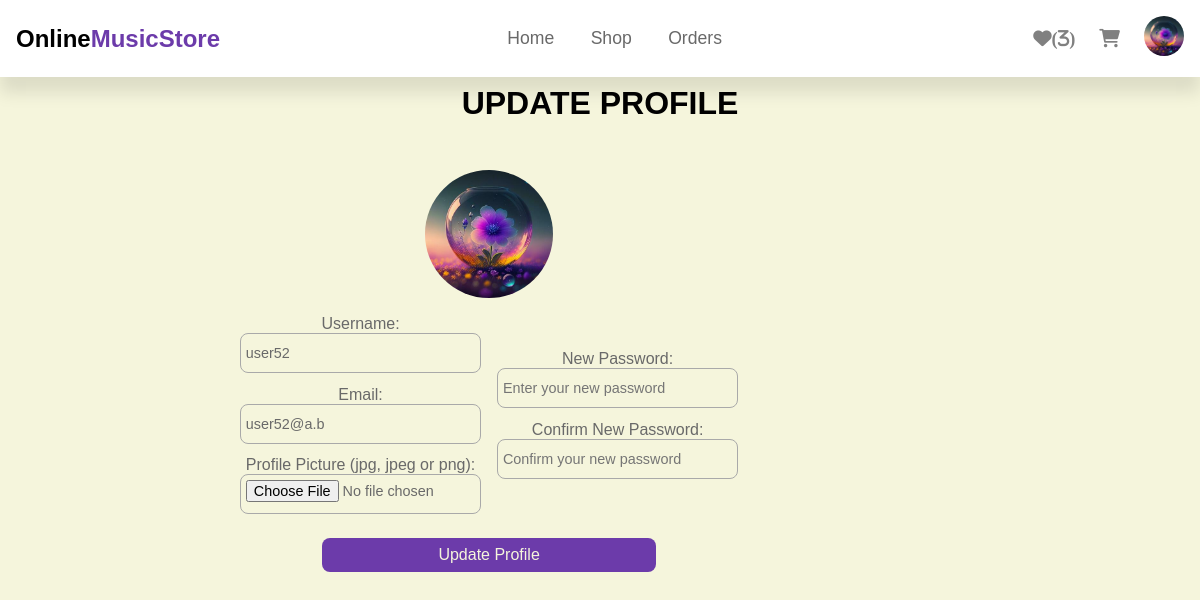
/php/user-update-profile.php (signed in), run on the app's committed database.
### tables this page shows
CREATE TABLE `users` (
  `id` int(11) NOT NULL,
  `username` varchar(100) NOT NULL,
  `email` varchar(100) NOT NULL,
  `password` varchar(500) NOT NULL,
  `profile_picture` varchar(300) NOT NULL,
  `user_type` varchar(10) NOT NULL DEFAULT 'user'
);

### php/user-update-profile.php (the view, shortened to what this page needs)
<?php
    include 'config.php';
    $user_id = $_SESSION['user_id'];
?>
<!DOCTYPE html>
<html>
    <head>
        <link rel="stylesheet" href="https://cdnjs.cloudflare.com/ajax/libs/font-awesome/6.0.0-beta3/css/all.min.css">
        <link rel="stylesheet" href="../css/styles.css">
    </head>
    <body>
        <?php include 'header-logged-in.php';?>
        <h1 class="title">Update Profile</h1>
        <section class="update-profile">
            <form id="update-form" enctype="multipart/form-data">
                <?php
                    $select = "SELECT * FROM users WHERE id = ?";
                    $select_stmt = mysqli_prepare($conn, $select);
                    mysqli_stmt_bind_param($select_stmt, 'i', $user_id);
                    mysqli_stmt_execute($select_stmt);
                    $res = mysqli_stmt_get_result($select_stmt);
                    $user = mysqli_fetch_assoc($res);
                ?>
                <img src="../pictures/<?php echo $user['profile_picture']; ?>" alt="">
                <div class="input-box-container">
                    <div class="input-box">
                        <label for="username">Username:</label>
                        <input type="text" name="username" class="box" id="username" placeholder="Update username" value="<?php echo $user['username']; ?>">
                        <label for="email">Email:</label>
                        <input type="text" name="email" class="box" id="email" placeholder="Enter your email" value="<?php echo $user['email']; ?>">
                        <label for="ppicture">Profile Picture (jpg, jpeg or png):</label>
                        <input type="file" name="ppicture" id="ppicture" class="box">
                    </div>
                    <div class="input-box">
                        <label for="new_password">New Password:</label>
                        <input type="password" name="new_password" class="box" id="new_password" placeholder="Enter your new password">
                        <label for="new_password_confirm">Confirm New Password:</label>
                        <input type="password" name="new_password_confirm" class="box" id="new_password_confirm" placeholder="Confirm your new password">
                    </div>
                </div>
                <input type="submit" value="Update Profile" id="submit" name="submit" class="btn">
            </form>
        </section>
    </body>
</html>

### php/header-logged-in.php (shortened to what this page needs)
<?php
    if($user_id != 53){
        $select = "SELECT * FROM wishlist WHERE user_id = ?";
        $select_stmt = mysqli_prepare($conn, $select);
        mysqli_stmt_bind_param($select_stmt, 'i', $user_id);
        mysqli_stmt_execute($select_stmt);
        $res = mysqli_stmt_get_result($select_stmt);
        $favorites_count = mysqli_num_rows($res);
    }
?>
<header class="header">
    <div class="flex">
        <a href="http://localhost/OnlineMusicStore/php/home-page.php" class="logo">Online<span>MusicStore</span></a>
        <nav class="navbar">
            <a href="home-page.php">Home</a>
            <a href="http://localhost/OnlineMusicStore/php/shop-page.php">Shop</a>
            <a href="#">Orders</a>
        </nav>
        <div class="icons">
            <?php
                if($user_id != 53){
                    echo '<a href="http://localhost/OnlineMusicStore/php/favorites-page.php" class="fa-solid fa-heart">';
                    if($favorites_count > 0) echo '('.$favorites_count.')';
                    echo '</a>';
                }
            ?>
            <a href="http://localhost/OnlineMusicStore/php/cart-page.php" class="fas fa-shopping-cart">
            </a>
            <div id="user-btn" class="profile-picture">
                <?php
                    if($user_id != 53) {
                        $select = "SELECT * FROM users WHERE id = ?";
                        $select_stmt = mysqli_prepare($conn, $select);
                        mysqli_stmt_bind_param($select_stmt, 'i', $user_id);
                        mysqli_stmt_execute($select_stmt);
                        $res = mysqli_stmt_get_result($select_stmt);
                        $user = mysqli_fetch_assoc($res);
                        echo '<img src="../pictures/'.$user['profile_picture'].'" alt="">
                            </div>
                        </div>
                        <div class="profile">
                        <img src="../pictures/'.$user['profile_picture'].'" alt="">
                        <p>'.$user['username'].'</p>
                        <a href="http://localhost/OnlineMusicStore/php/user-update-profile.php" class="btn">Update profile</a>
                        <a href="logout.php" class="delete-btn">Logout</a>
                        </div>';
                    }
                ?>
    </div>
</header>

### css/styles.css (style rules this page uses)
* { font-family: 'Rubik', sans-serif; margin: 0; padding: 0; box-sizing: border-box; outline: none; border: none; text-decoration: none; color:darkgrey; }
html { overflow-x: hidden; scroll-behavior: smooth; scroll-padding-top: 6.5rem; text-align: center; }
body { background-color:beige; }
section { padding: 3rem 2rem; max-width: 1200px; margin:0 auto; }
.btn, .delete-btn { width: 65%; display: block; margin-top: 1rem; border-radius: 0.5rem; color: beige; font-size: 1rem; padding: 0.5rem 0.5rem; cursor: pointer; justify-self: center; }
.btn { background-color: rgb(108,59,170); }
.title { font-size: 2rem; color:black; margin-top: 0.5rem; text-transform: uppercase; }
.box { width: 100%; height: 2.5rem; font-size: 0.9rem; margin-bottom: 0.5rem; border-radius: 0.5rem; border: 0.1rem solid darkgrey; padding: 0.3rem 0.3rem; color: dimgray; background-color: beige; }
.header { background: white; position: sticky; z-index: 1000; top: 0; left: 0; right: 0; box-shadow: 0 1rem 1rem rgba(0,0,0,.1); }
.header .flex { display: flex; align-items: center; justify-content: space-between; padding: 1rem; margin: 0 auto; position: relative; }
.header .flex .logo { font-size: 1.5rem; font-weight: bold; color: black; }
.header .flex .logo span { font-size: 1.5rem; color: rgb(108,59,170); }
.header .flex .navbar a { margin: 0 1rem; font-size: 1.1rem; color: dimgray; }
.header .flex .icons { display: flex; align-items: center; justify-content: space-between; }
.header .flex .icons > * { cursor: pointer; margin-left: 1.5rem; color: gray; font-size: 1.15rem; }
.header .flex .icons .profile-picture img { border-radius: 50%; height: 2.5rem; width: 2.5rem; object-fit: cover; }
.update-profile, .update-product { max-width: 50rem; display: flex; align-items: center; justify-content: space-between; }
.update-profile form img, .users .box-container .box-subcontainer img { height: 8rem; width: 8rem; border-radius: 50%; object-fit: cover; margin-bottom: 0.5rem; }
.input-box-container { display: flex; align-items: center; justify-content: center; }
.input-box { width: 100%; margin-left: 0.5rem; margin-right: 0.5rem; }
.input-box label { color: dimgray; display: block; margin-top: 0.3rem; }

### data on the page
users: profile_picture (picture), username "user52", email "user52@a.b"

### other printed values
$favorites_count "3"
